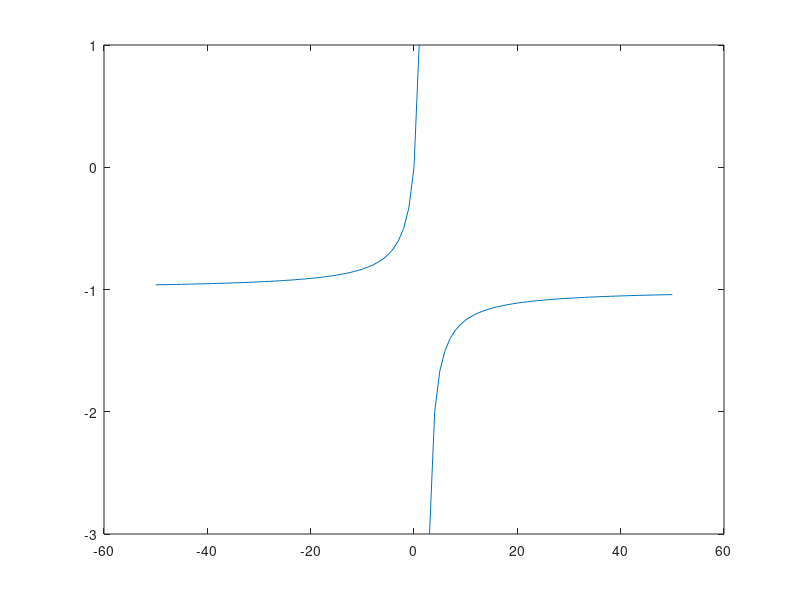

MATLAB code for this plot:
%descricion:  para graficar funciones 
%author: Jafet martinez meza 
%fecha: 29/10/2021
%date: 202123653

clear
%Dominio de la funcion
r=-50:1:50;

ar= @ (r) (r./ (2-r));
%funcion a plotear
y=(r./ (2-r))
plot (r, y)
